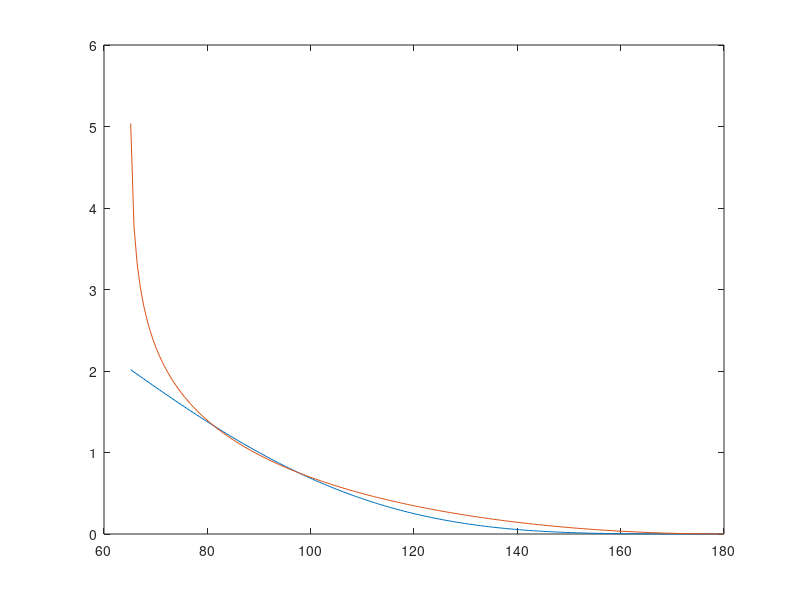

This figure's MATLAB source:
clear all;
close all;
clc;

theta=deg2rad(65);
a=-1:0.01:cos(theta);
b=rad2deg(acos(a));
n=size(a,2);
y1=zeros(n,1);
y2=zeros(n,1);
for i=1:n
    y1(i)=(a(i)+1)^2;
    
    y2(i)=-0.8*log((cos(theta)-a(i))/(1+cos(theta)));
end

plot(b,y1)
hold on
plot(b,y2)